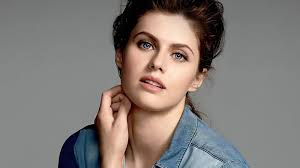
#> input picture Open_cv/d.jpg, 300 x 168 px
$ python imgTranslation.py
#> lines starting #> are read from the running program, lines starting #| are printed output that depends on the picture
import cv2
import numpy as np
img=cv2.imread("d.jpg")
#> img is the input picture: shape (168, 300, 3); mean B, G, R 119.6, 123.4, 130.2
# store height and width of image
height,width=img.shape[:2]
#> height = 168; width = 300
print(height)
#| 168
print(width)
#| 300
# quarter the height and length.this is Translational factor.
quarter_height,quarter_width=height/4,height/4
#> quarter_height = 42; quarter_width = 42
print(quarter_height)
#| 42.0
print(quarter_width)
#| 42.0

# translational matrix.
T=np.float32([[1, 0, quarter_width],[0, 1, quarter_height]])
#> T = [[1, 0, 42], [0, 1, 42]]

print(T)
#| [[ 1.  0. 42.]
#|  [ 0.  1. 42.]]
#use warpaffine to shift image from one side to other.
img_translation=cv2.warpAffine(img, T, (width,height))
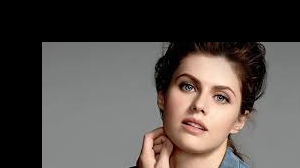
#> img_translation: shape (168, 300, 3); mean B, G, R 74.5, 78.6, 85.5
cv2.imshow("original image",img)
cv2.imshow("Translation",img_translation)
cv2.waitKey(0)
cv2.destroyAllWindows()

$ run again, with Open_cv/k1.jpg copied over Open_cv/d.jpg
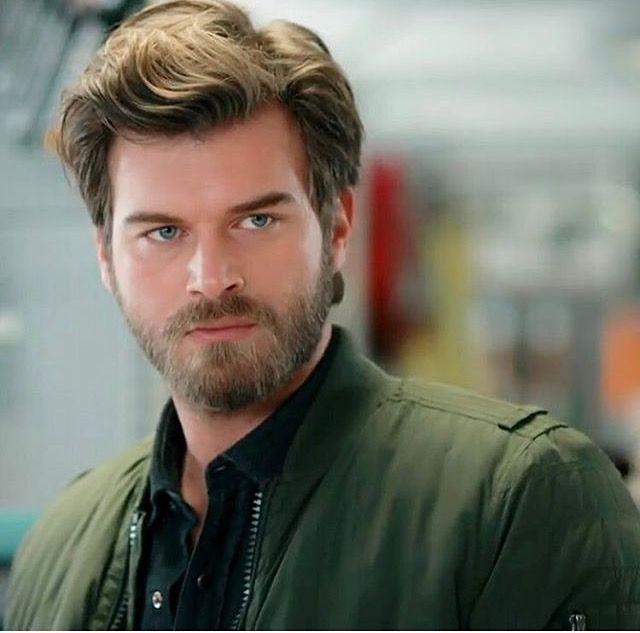
#> input picture Open_cv/k1.jpg, 640 x 633 px
#> img is the input picture: shape (633, 640, 3); mean B, G, R 104.1, 116.2, 117.1
#| 633
#| 640
#| 158.25
#| 158.25
#| [[  1.     0.   158.25]
#|  [  0.     1.   158.25]]
#> `img_translation=cv2.warpAffine(img, T, (width,height))`:
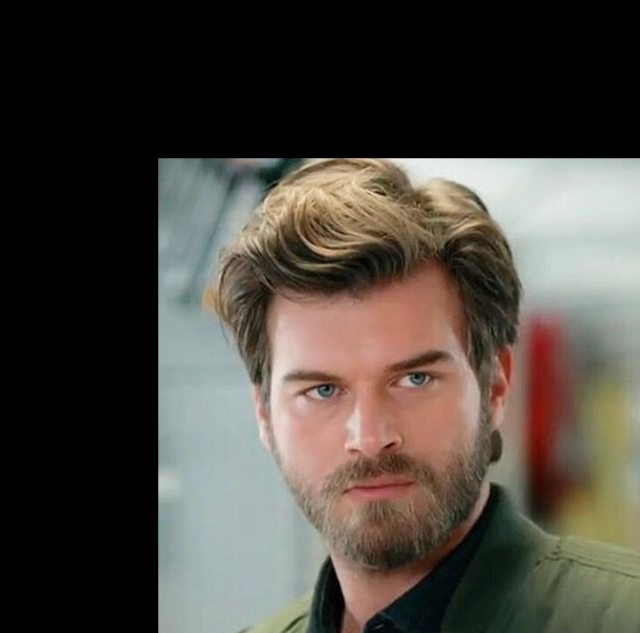
#> img_translation: shape (633, 640, 3); mean B, G, R 63.9, 71.2, 76.6
